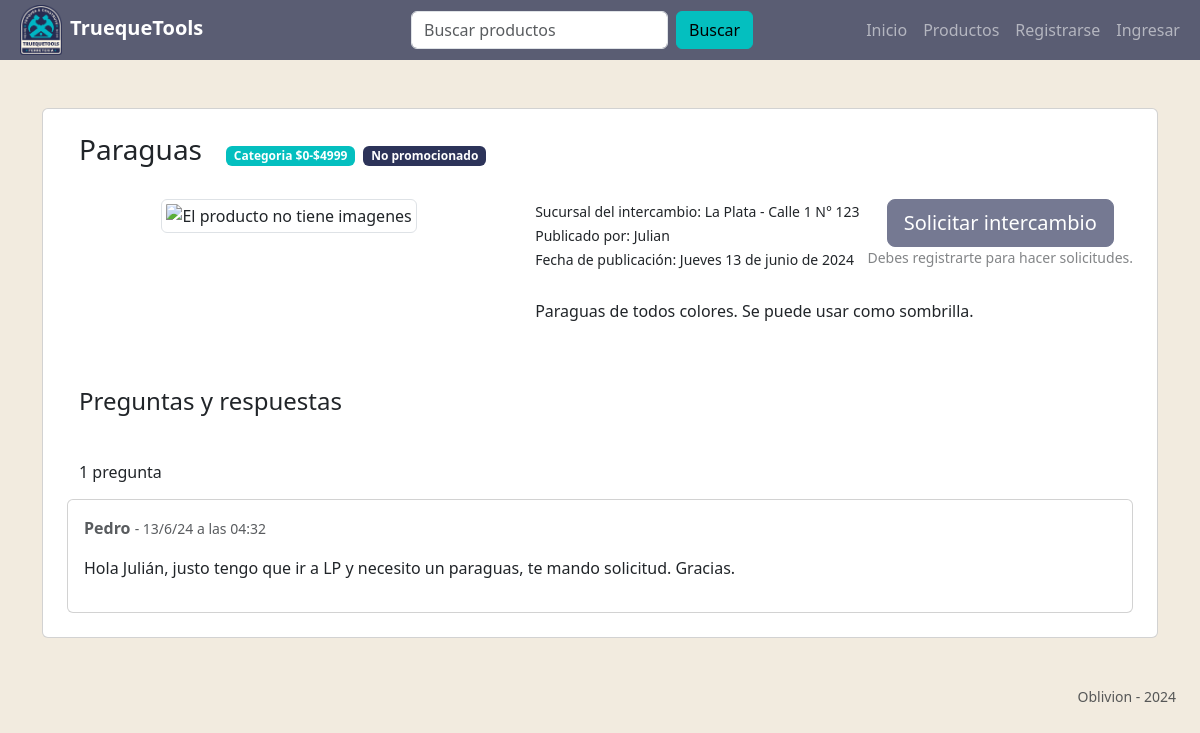
Page /productos/id/5 on the earlier database version.
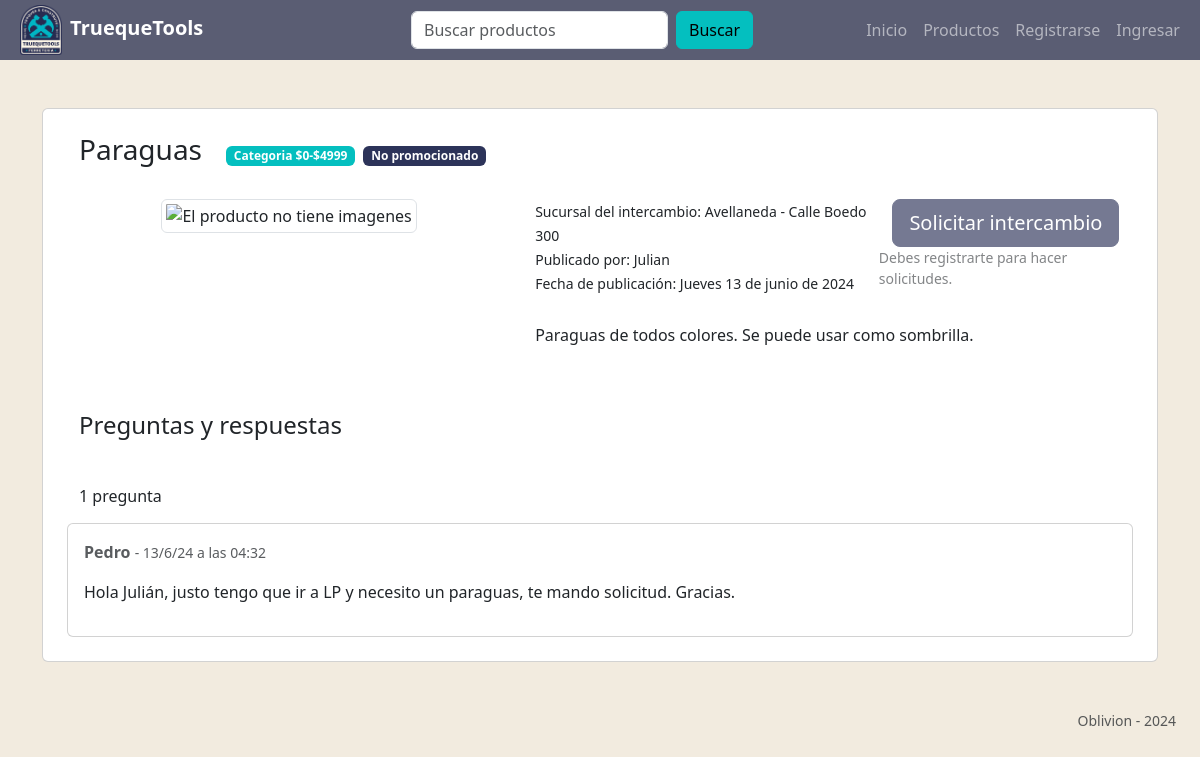
Same page on the later database version.
### tt_app/models.py (models this page shows, shortened)
class Producto(models.Model):
    nombre = models.CharField(max_length=50)
    descripcion = models.TextField(
        validators=[
            MinLengthValidator(10, "Este campo debe contener al menos 10 caracteres")
        ],
        max_length=1000,
    )
    class Categoria(models.IntegerChoices):
        categoria_1 = 1, _("$0-$4999")
        categoria_2 = 2, _("$5000-$9999")
        categoria_3 = 3, _("$10000+")
    categoria = models.IntegerField(choices=Categoria.choices)
    fecha_de_publicacion = models.DateTimeField(auto_now=False)
    imagen = ImageField(blank=True, upload_to="media/")
    promocionado = models.BooleanField(default=False)
    reservado = models.BooleanField(default=False)
    disponible = models.BooleanField(default=True)
    activo = models.BooleanField(default=True)
    usuario = models.ForeignKey(
        Usuario, on_delete=models.CASCADE, related_name="productos"
    )
    sucursal = models.ForeignKey(
        Sucursal, on_delete=models.CASCADE, related_name="productos"
    )
    fecha_hasta_promocion = models.DateTimeField(blank=True, null=True)

class Sucursal(models.Model):
    ciudad = models.CharField(max_length=50)
    direccion = models.CharField(max_length=200)
    activo = models.BooleanField(default=True)

class Usuario(AbstractBaseUser):
    email = models.EmailField(verbose_name="email", max_length=60, unique=True)
    username = models.CharField(max_length=30, blank=True)
    first_name = models.CharField(max_length=50, blank=True)
    last_name = models.CharField(max_length=50, blank=True)
    date_joined = models.DateTimeField(verbose_name="date joined", auto_now_add=True)
    last_login = models.DateTimeField(verbose_name="last login", auto_now=True)
    is_admin = models.BooleanField(default=False)
    is_active = models.BooleanField(default=True)
    is_staff = models.BooleanField(default=False)
    is_superuser = models.BooleanField(default=False)
    dni = models.CharField(max_length=10, blank=True)
    phone = models.CharField(max_length=30, blank=True)
    birthdate = models.DateField(default="1990-01-01", blank=True)
    hide_email = models.BooleanField(default=True)
    sucursal = models.ForeignKey(
        Sucursal, on_delete=models.CASCADE, related_name="empleados", null=True
    )
    objects = MyCustomUserManager()
    USERNAME_FIELD = "email"

class Pregunta(models.Model):
    producto = models.ForeignKey(
        Producto, on_delete=models.CASCADE, related_name="preguntas"
    )
    cliente = models.ForeignKey(Usuario, on_delete=models.CASCADE)
    texto = models.CharField(max_length=200)
    respuesta = models.ForeignKey(Respuesta, on_delete=models.CASCADE, null=True)
    fecha = models.DateTimeField(auto_now=True)
    activo = models.BooleanField(default=True)

### tt_app/views/producto_view.py (the view)
def detalle_producto(request, id):
    producto = get_object_or_404(Producto, id=id)
    preguntas = producto.preguntas.all().order_by("-fecha")
    form_pregunta = FormularioDePregunta()
    form_respuesta = FormularioDeRespuesta()
    return render(
        request,
        "productos/detalle_producto.html",
        {"producto": producto, "preguntas": preguntas, "form_pregunta": form_pregunta, "form_respuesta": form_respuesta},
    )

### tt_app/forms/producto_forms.py
class FormularioDePregunta(forms.ModelForm):
    texto = forms.CharField(
        required=True,
        max_length=1000,
        widget=forms.Textarea(
            attrs={"class": "form-control", "placeholder": "Escribí tu pregunta sobre este producto"}
        ),
        error_messages={
            "required": "Debe ingresar un texto para registrar la pregunta",
        },
    )
    class Meta:
        model = Pregunta
        fields = ["texto"]

class FormularioDeRespuesta(forms.ModelForm):
    texto = forms.CharField(
        required=True,
        max_length=1000,
        widget=forms.Textarea(
            attrs={"class": "form-control", "placeholder": "Respondé la consulta que hicieron sobre tu producto"}
        ),
        error_messages={
            "required": "Debe ingresar un texto para registrar la respuesta",
        },
    )
    class Meta:
        model = Respuesta
        fields = ["texto"]

### tt_app/templates/productos/detalle_producto.html (shortened to what this page needs)
{% extends 'base.html' %}
{% load static %}
{% block content %}
<div class="card ">
{% if producto.activo %}
<div class="row m-4">
    <span class="d-flex align-items-center mb-4 ">
        <h3 class="me-3">{{producto.nombre|capfirst}}</h3>
        <div class="mx-2">
            <a href="#" class="badge badge-primary bg-primary text-decoration-none text-white me-1">Categoria {{producto.get_categoria_display}}</a>
            {% if producto.promocionado %}
                <a href="#" class="badge badge-primary bg-warning text-decoration-none text-dark">Promocionado</a>
            {% else %}
                <a href="#" class="badge badge-secondary bg-secondary text-decoration-none text-white">No promocionado</a>
            {% endif %}
        </div>
    </span>
    <div class="col-5 ">
        <div class="d-flex align-items-center justify-content-center w-100">
            {% if producto.imagen %}
            <img src="{{producto.imagen.url}}" alt="Imagen del producto" class="img-fluid border border-2 w-100" />
            {% else %}
            <img src="{%static 'images/default-image-missing.png'%}" alt="El producto no tiene imagenes" class="img-thumbnail" />
            {% endif %}
        </div>
    </div>
    <div class="col-7 d-flex flex-column ps-4 pe-0">
        <span class="d-flex mb-4">
            <div class=" fw-light">
                <small>Sucursal del intercambio: {{producto.sucursal.ciudad}} - {{producto.sucursal.direccion}}</small><br>
                <small>Publicado por: {{producto.usuario.first_name}}</small><br>
                <small>Fecha de publicación: {{producto.fecha_de_publicacion|date:'l j \d\e F \d\e Y'|capfirst}} </small><br>
            </div>
            {%if not user.is_staff and producto.usuario != user and producto.disponible%}
                {%if not user.is_authenticated or producto.reservado%}
                <div class="d-flex flex-column justify-content-end align-items-center mb-auto ms-auto">
                    <button class="btn btn-secondary btn-lg" disabled>Solicitar intercambio</button>
                    {%if not user.is_authenticated%}
                    <small class="fw-light text-muted text-wrap opacity-75">Debes registrarte para hacer solicitudes.</small>
                    {%elif producto.reservado%}
                    <small class="fw-light text-muted text-wrap opacity-75">Este producto está reservado de momento.</small>
                    {%endif%}
                </div>
            {%else%}
            <a href="{% url 'solicitar' id=producto.id %}" class="btn btn-primary btn-lg mb-auto ms-auto">Solicitar intercambio</a>
            {%endif%}
            {%endif%}
        </span>
        <p class="mt-1">{{producto.descripcion|capfirst}}</p>
    </div>
    <h4 class="mt-5 mb-4">Preguntas y respuestas</h4>
    {%if preguntas%}
    {% with preguntas.count as total_de_preguntas %}
        <h6 class="mt-4">
            {{ total_de_preguntas }} pregunta{{ total_de_preguntas|pluralize }}
        </h6>
    {% endwith %}
    {%endif%}
    {% for pregunta in preguntas.all %}
        <div class="preguntas card card-body mt-2">
            <p class="info text-muted"><b>{{ pregunta.cliente.first_name }}</b> <small>- {{pregunta.fecha|date:'j/n/y \a \l\a\s H:i'}}</small></p>
            <p class="mb-3">{{ pregunta.texto|capfirst}}</p>
        </div>
        {% empty %}
            <p class="text-muted">No hay preguntas</p>
    {% endfor %}
</div>
</div>
{% endif %}
{% endblock %}

### tt_app/templates/base.html (shortened to what this page needs)
<!DOCTYPE html>
<html lang="es">
<head>
    {% load static %}
    <link rel="stylesheet" type="text/css" href="{% static 'bootstrap/styles.css' %}" >
</head>
<body class="bg-light">
    {% include 'partials/navbar.html' %}
    <main class="container my-5">
        {% block content %}
        {% endblock %}
    </main>
    <footer class="align-items-end">
        <small><a href=""class="text-decoration-none"><p class="text-end text-muted me-4 fw-light ">Oblivion - 2024</p></a></small>
    </footer>
</body>
</html>

### tt_app/templates/partials/navbar.html (shortened to what this page needs)
{% load static %}
<nav class="navbar navbar-expand-lg navbar-dark bg-dark py-0">
    <div class="container-fluid d-flex justify-content-between">
        <div class="navbar-brand me-auto col-lg-3 ">
            <a class="navbar-brand fw-bold" href="{% url 'home' %}">
            <img src="{% static 'images/logo_truequetools_transparente.png'%}" alt="" class="mx-2 "
            height="50"/>TruequeTools</a>
        </div>
        <div class="collapse navbar-collapse col-lg-9" id="navbarSupportedContent">
            <form class="d-flex my-2 ms-auto" action="{% url 'buscar_productos'%}" method="GET">
                <input class="form-control me-2" type="search" placeholder="Buscar productos" name="cadena" aria-label="Search">
                <button class="btn btn-primary" type="submit">Buscar</button>
            </form>
            {% with request.resolver_match.url_name as url_actual %}
            <ul class="navbar-nav mb-2 mb-lg-0 ms-auto">
                <li class="nav-item">
                    <a class="nav-link {%if url_actual == 'home' %}active{%endif%} " href="{% url 'home' %}">Inicio</a>
                </li>
                <li class="nav-item">
                    <a class="nav-link {%if url_actual == 'productos' %}active{%endif%}" href="{% url 'productos' %}">Productos</a>
                </li>
                {% if user.is_authenticated %}
                    {% if user.is_staff %}
                    {% if user.is_admin %}
                    <li class="nav-item dropdown">
                        <a class="nav-link dropdown-toggle" id="navbarDropdown" role="button" data-bs-toggle="dropdown" aria-expanded="false">
                            Menu desplegable
                        </a>
                        <ul class="dropdown-menu dropdown-menu-end dropdown-menu-dark bg-dark" aria-labelledby="navbarDropdown">
                            <li><a class="dropdown-item  {%if url_actual == 'registro_empleado' %}active{%endif%}" href="{% url 'registro_empleado' %}">Registrar Empleado</a></li>
                            <li><a class="dropdown-item  {%if url_actual == 'crear_sucursal' %}active{%endif%}" href="{% url 'crear_sucursal' %}">Registrar Sucursal</a></li>
                            <li><hr class="dropdown-divider"></li>
                            <li><a class="dropdown-item {%if url_actual == 'empleados' %}active{%endif%}" href="{% url 'empleados' %}">Listado de Empleados </a></li>
                            <li><a class="dropdown-item {%if url_actual == 'sucursales' %}active{%endif%}" href="{% url 'sucursales' %}">Listado de sucursales </a></li>
                        </ul>
                    </li>
                    {% else %}
                        <li class="nav-item">
                            <a class="nav-link {%if url_actual == 'gestion_trueque' %}active{%endif%}" href="{% url 'trueques_programados' %}">Gestion de Trueques</a>
                        </li>
                    {% endif %}
                    {% else %}
                        <li class="nav-item">
                            <a class="nav-link {%if url_actual == 'crear_producto' %}active{%endif%}" href="{% url 'crear_producto' %}">Publicar producto</a>
                        </li>
                        <li class="nav-item dropdown">
                            <a class="nav-link dropdown-toggle" id="navbarDropdown" role="button" data-bs-toggle="dropdown" aria-expanded="false">
                                <span class="material-symbols-outlined">person</span>
                            </a>
                            <ul class="dropdown-menu dropdown-menu-end dropdown-menu-dark bg-dark" aria-labelledby="navbarDropdown">
                                <li><a class="dropdown-item  {%if url_actual == 'mis_productos' %}active{%endif%}" href="{% url 'mis_productos' user.id%}">Mis productos</a></li>
                                <li><hr class="dropdown-divider"></li>
                                <li><a class="dropdown-item {%if url_actual == 'trueques_entrantes' %}active{%endif%}" href="{% url 'trueques_entrantes' %}">Solicitudes recibidas</a></li>
                                <li><a class="dropdown-item {%if url_actual == 'trueques_salientes' %}active{%endif%}" href="{% url 'trueques_salientes' %}">Solicitudes enviadas</a></li>
                                <li><a class="dropdown-item {%if url_actual == 'trueques_por_concretar' %}active{%endif%}" href="{% url 'trueques_por_concretar' %}">Trueques por concretar</a></li>
                                <li><a class="dropdown-item {%if url_actual == 'trueques_finalizados' %}active{%endif%}" href="{% url 'trueques_finalizados' %}">Trueques finalizados</a></li>
                            </ul>
                        </li>
                    {% endif %}
                    <li class="nav-item">
                        <a class="nav-link" href="{% url 'logout' %}">Salir</a>
                    </li>
                    {% else %}
                    <li class="nav-item">
                        <a class="nav-link {%if url_actual == 'registro' %}active{%endif%}" href="{% url 'registro' %}">Registrarse</a>
                    </li>
                    <li class="nav-item">
                        <a class="nav-link {%if url_actual == 'ingreso' %}active{%endif%}" href="{% url 'ingreso' %}">Ingresar</a>
                    </li>
                    {% endif %}
            </ul>
            {%endwith%}
        </div>
    </div>
</nav>

Differences in the rows shown:
changed through a linked row, Producto "Paraguas": sucursal.ciudad "La Plata" → "Avellaneda"; sucursal.direccion "Calle 1 N° 123" → "Calle Boedo 300"
